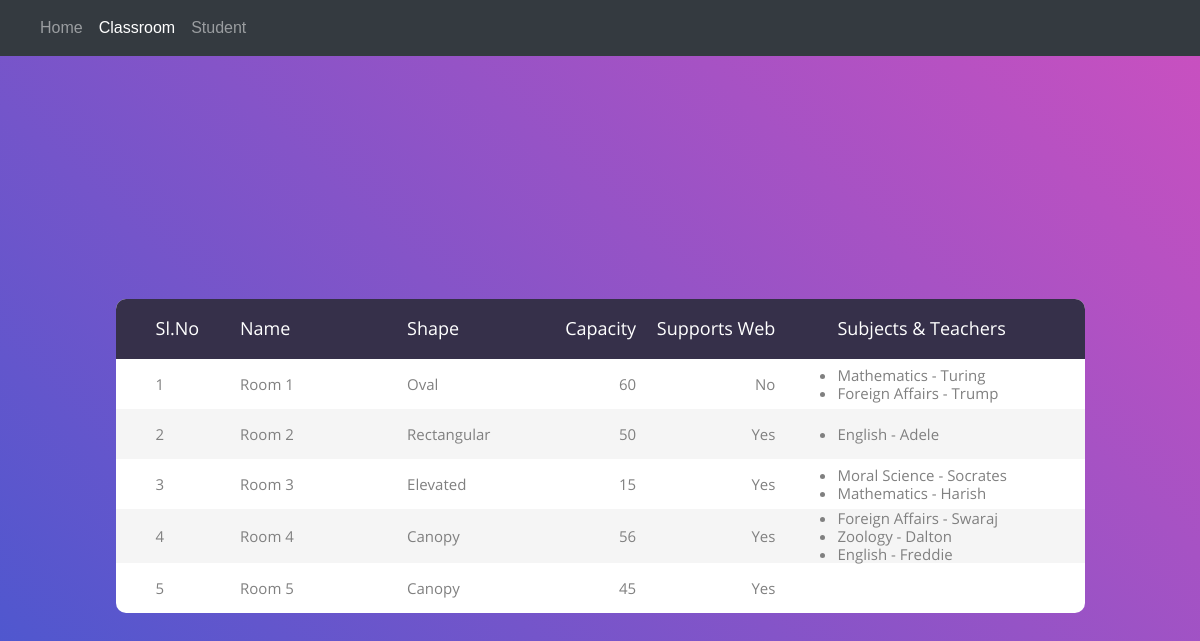
The page /classrooms/ on the database its author committed.
### classroom/models.py (models this page shows, shortened)
class ClassRoom(models.Model):
	name 			= models.CharField(max_length=200)
	capacity 		= models.IntegerField()
	webSupport 		= models.BooleanField()
	shape 			= models.CharField(max_length=50, choices=shape)
	subjects 		= models.ManyToManyField(Subject, through='ClassroomSubject')
	createdOn 		= models.DateTimeField(auto_now_add=True, null=True)
	updatedOn 		= models.DateTimeField(auto_now=True)

class ClassroomSubject(models.Model):
	classroom 		= models.ForeignKey(ClassRoom, on_delete=models.CASCADE)
	subject 		= models.ForeignKey(Subject, on_delete=models.PROTECT)
	teacher 		= models.ForeignKey(Teacher, on_delete=models.PROTECT)
	createdOn 		= models.DateTimeField(auto_now_add=True, null=True)
	updatedOn 		= models.DateTimeField(auto_now=True)

class Subject(models.Model):
	name 			= models.CharField(max_length=200)
	perClassDuration= models.IntegerField(validators=[MaxValueValidator(120), MinValueValidator(30)])
	totalDuration 	= models.IntegerField()
	createdOn 		= models.DateTimeField(auto_now_add=True, null=True)
	updatedOn 		= models.DateTimeField(auto_now=True)
	def __str__(self):
		return self.name

class Teacher(models.Model):
	name 			= models.CharField(max_length=200)
	doj 			= models.DateField()
	subjects 		= models.ManyToManyField(Subject)
	webSupport 		= models.BooleanField()
	annualSalary 	= models.FloatField()
	createdOn 		= models.DateTimeField(auto_now_add=True, null=True)
	updatedOn 		= models.DateTimeField(auto_now=True)
	def __str__(self):
		return self.name

### classroom/views.py (the view)
# urls.py: path('classrooms/', ClassRoomsListView.as_view()),
class ClassRoomsListView(View):
	def get(self, request, *args, **kwargs):
		room 			= ClassRoom.objects.all()
		return render(request, "classroom_list.html", locals())

### templates/classroom_list.html (shortened to what this page needs)
{% extends "base.html" %}
{% block content %}
	<div class="limiter">
		<div class="container-table100">
			<div class="wrap-table100">
				<div class="table100">
					<table>
						<thead>
							<tr class="table100-head">
								<th class="column1">Sl.No</th>
								<th class="column2">Name</th>
								<th class="column3">Shape</th>
								<th class="column4">Capacity</th>
								<th class="column5">Supports Web</th>
								<th class="column6">Subjects &amp; Teachers</th>
							</tr>
						</thead>
						<tbody>
							{% for room in room %}
								<tr>
									<td class="column1">{{ forloop.counter }}</td>
									<td class="column2">{{ room.name }}</td>
									<td class="column3">{{ room.get_shape_display }}</td>
									<td class="column4">{{ room.capacity }}</td>
									<td class="column5">{% if room.webSupport %} Yes {% else %} No {% endif %}</td>
									<td class="column6">
										<ul>
											{% for subject in room.classroomsubject_set.all %}
												<li>{{ subject.subject }} - {{ subject.teacher }}</li>
											{% endfor %}
										</ul>
									</td>
								</tr>
							{% endfor %}
						</tbody>
					</table>
				</div>
			</div>
		</div>
	</div>
{% endblock %}

### templates/base.html (shortened to what this page needs)
<!DOCTYPE html>
<html lang="en">
{% load static %}
<head>
	<link rel="stylesheet" type="text/css" href="{% static 'vendor/bootstrap/css/bootstrap.min.css' %}">
	<link rel="stylesheet" type="text/css" href="{% static 'fonts/font-awesome-4.7.0/css/font-awesome.min.css' %}">
	<link rel="stylesheet" type="text/css" href="{% static 'vendor/animate/animate.css' %}">
	<link rel="stylesheet" type="text/css" href="{% static 'vendor/select2/select2.min.css' %}">
	<link rel="stylesheet" type="text/css" href="{% static 'vendor/perfect-scrollbar/perfect-scrollbar.css' %}">
	<link rel="stylesheet" type="text/css" href="{% static 'css/util.css' %}">
	<link rel="stylesheet" type="text/css" href="{% static 'css/main.css' %}">
</head>
<body>
	<nav class="navbar navbar-expand-lg navbar-dark bg-dark">
		<div class="collapse navbar-collapse" id="navbarSupportedContent">
			<ul class="navbar-nav mr-auto">
				<li class="nav-item home">
					<a class="nav-link" href="/">Home <span class="sr-only">(current)</span></a>
				</li>
				<li class="nav-item class">
					<a class="nav-link" href="/classrooms/">Classroom</a>
				</li>
				<li class="nav-item student">
					<a class="nav-link" href="/students/">Student</a>
				</li>
			</ul>
		</div>
	</nav>
	{% block content %}{% endblock%}
</body>
</html>

### static/css/main.css (style rules this page uses)
* { margin: 0px; padding: 0px; box-sizing: border-box; }
body, html { height: 100%; font-family: sans-serif; }
a { margin: 0px; transition: all 0.4s; -webkit-transition: all 0.4s; -o-transition: all 0.4s; -moz-transition: all 0.4s; }
ul, li { margin: 0px; list-style-type: none; }
.column6 ul, .column6 ul > li { margin: 0px; list-style: initial; }
.limiter { width: 100%; margin: 0 auto; }
.container-table100 { width: 100%; min-height: 100vh; background: #c850c0; background: -webkit-linear-gradient(45deg, #4158d0, #c850c0); background: -o-linear-gradient(45deg, #4158d0, #c850c0); background: -moz-linear-gradient(45deg, #4158d0, #c850c0); background: linear-gradient(45deg, #4158d0, #c850c0); display: -webkit-box; display: -webkit-flex; display: -moz-box; display: -ms-flexbox; display: flex; align-items: center; justify-content: center; flex-wrap: wrap; padding: 33px 30px; }
.wrap-table100 { width: 85%; }
table { border-spacing: 1; border-collapse: collapse; background: white; border-radius: 10px; overflow: hidden; width: 100%; margin: 0 auto; position: relative; }
table * { position: relative; }
table td, table th { padding-left: 8px; }
table thead tr { height: 60px; background: #36304a; }
table tbody tr { height: 50px; }
table tbody tr:last-child { border: 0; }
table td, table th { text-align: left; }
.table100-head th { font-family: OpenSans-Regular; font-size: 18px; color: #fff; line-height: 1.2; font-weight: unset; }
tbody tr:nth-child(even) { background-color: #f5f5f5; }
tbody tr { font-family: OpenSans-Regular; font-size: 15px; color: #808080; line-height: 1.2; font-weight: unset; }
.column1 { width: 75px; padding-left: 40px; }
.column2 { width: 120px; }
.column3 { width: 75px; }
.column4 { width: 75px; text-align: right; }
.column5 { width: 100px; text-align: right; }
.column6 { width: 222px; text-align: left; padding-left: 62px; }

### rows shown on the page
ClassRoom: name "Room 1", shape "Oval", capacity "60", webSupport "No"
ClassroomSubject: subject "Mathematics", teacher "Turing"
ClassroomSubject: subject "Foreign Affairs", teacher "Trump"
ClassRoom: name "Room 2", shape "Rectangular", capacity "50", webSupport "Yes"
ClassroomSubject: subject "English", teacher "Adele"
ClassRoom: name "Room 3", shape "Elevated", capacity "15", webSupport "Yes"
ClassroomSubject: subject "Moral Science", teacher "Socrates"
ClassroomSubject: subject "Mathematics", teacher "Harish"
ClassRoom: name "Room 4", shape "Canopy", capacity "56", webSupport "Yes"
ClassroomSubject: subject "Foreign Affairs", teacher "Swaraj"
ClassroomSubject: subject "Zoology", teacher "Dalton"
ClassroomSubject: subject "English", teacher "Freddie"
ClassRoom: name "Room 5", shape "Canopy", capacity "45", webSupport "Yes"
